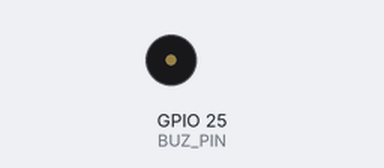
Recording of a sketch running on a simulated ESP32. Parts: buzzer (waves = sounding).

Above: at 0.7 s.
At 9.5 s:
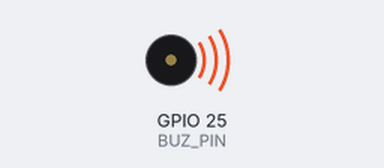
Timing chart, 0 to 9.8 s (numbered marks = the images above):
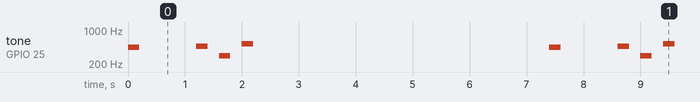

The sketch:

espsound.ino
```cpp
/**
 * Just to sound test for ESP32
 * Xtase fgalliat @Jul 2021
 */

#define BUZ_PIN 25
#define BUZ_channel 0
#define BUZ_resolution 8

class Speaker {
  private:
    bool _mute = false;
  public:
    Speaker();
    ~Speaker();
    void begin();
    void end();

    void noTone();
    void tone(int freq);
    void tone(int freq, long duration);
    void playNote(int noteOrFreq, int duration);
    void playTuneString(const char* strTune);
};

#include "hw_speaker_notes.h"

char charUpCase(char c) {
  if ( c >= 'a' && c <= 'z' ) { c = c - 'a' + 'A'; }
  return c;
}


Speaker::Speaker() {}
Speaker::~Speaker() {}

void Speaker::begin() {
    pinMode( BUZ_PIN, OUTPUT );
    digitalWrite( BUZ_PIN, LOW );
    int freq = 2000;
    ledcSetup(BUZ_channel, freq, BUZ_resolution);
    ledcAttachPin(BUZ_PIN, BUZ_channel);
}

void Speaker::tone(int freq) {
    int vol = 125;
    vol = 200;
    ledcWrite(BUZ_channel, vol); // volume
    ledcWriteTone(BUZ_channel, freq); // freq
}

void Speaker::noTone() {
    ledcWrite(BUZ_channel, 0); // volume
}

void Speaker::tone(int freq, long time) {
  tone(freq);
  delay(time);
  noTone();
}

void Speaker::playNote(int noteOrFreq, int duration) {
        if (this->_mute) { return; }

        if ( noteOrFreq >= 1 && noteOrFreq <= 48 ) {
            // 0..48 octave2 to 5
            noteOrFreq = notes[ noteOrFreq-1 ];
        } else if ( noteOrFreq >= 49 && noteOrFreq <= 4096 ) {
            // 49..4096 -> 19200/note in Hz
            noteOrFreq *= 20;
        } else {
            noteOrFreq = 0;
        }

        this->noTone();
        this->tone( noteOrFreq, duration*50 );
        ::delay(duration*50);
        this->noTone(); // MANDATORY for ESP32
    }

    // ex. "AC#B"
    void Speaker::playTuneString(const char* strTune) {
        if (this->_mute) { return; }
        this->noTone();

        int defDuration = 200;
        int slen = strlen( strTune );

        for (int i=0; i < slen; i++) {
            char ch = strTune[i];
            ch = charUpCase(ch);
            bool sharp = false;
            if ( i+1 < slen && strTune[i+1] == '#' ) {
                sharp = true;
                i++;
            }

            int pitch = 0;
            switch (ch) {
                case 'C' :
                    if ( sharp ) { pitch = notes[ NOTE_CS4 ]; }
                    else pitch = notes[ NOTE_C4 ];
                    break;
                case 'D' :
                    if ( sharp ) { pitch = notes[ NOTE_DS4 ]; }
                    else pitch = notes[ NOTE_D4 ];
                    break;
                case 'E' :
                    pitch = notes[ NOTE_E4 ];
                    break;
                case 'F' :
                    if ( sharp ) { pitch = notes[ NOTE_FS4 ]; }
                    else pitch = notes[ NOTE_F4 ];
                    break;
                case 'G' :
                    if ( sharp ) { pitch = notes[ NOTE_GS4 ]; }
                    else pitch = notes[ NOTE_G4 ];
                    break;
                case 'A' :
                    if ( sharp ) { pitch = notes[ NOTE_AS4 ]; }
                    else pitch = notes[ NOTE_A4 ];
                    break;
                case 'B' :
                    pitch = notes[ NOTE_B4 ];
                    break;
            }

            this->tone(pitch, defDuration);
            ::delay(defDuration);
        }
        this->noTone(); // MANDATORY for ESP32
    }


// *****************************************************

Speaker speaker;

void setup() {
  Serial.begin(115200);
  speaker.begin();
}

void loop() {
  speaker.tone(440, 200);
  delay(1000);

  speaker.playTuneString("AC#B");

  delay(5 * 1000);

}
```

hw_speaker_notes.h
```cpp
#ifndef _dev_Speaker_h_
#define _dev_Speaker_h_ 1

#define AUDIO_FORMAT_T5K 1
#define AUDIO_FORMAT_T53 2

// 48 tones from o2 to o5
const short int notes[] { 65,69,73,78,82,87,93,98,104,110,117,123,131,139,147,156,165,175,185,196,208,220,233,247,262,277,294,311,330,349,370,392,415,440,466,494,523,554,587,622,659,698,740,784,831,880,932,988 };

#define NOTE_C2   1
#define NOTE_CS2  2
#define NOTE_D2   3
#define NOTE_DS2  4
#define NOTE_E2   5
#define NOTE_F2   6
#define NOTE_FS2  7
#define NOTE_G2   8
#define NOTE_GS2  9
#define NOTE_A2   10
#define NOTE_AS2  11
#define NOTE_B2   12
#define NOTE_C3   13
#define NOTE_CS3  14
#define NOTE_D3   15
#define NOTE_DS3  16
#define NOTE_E3   17
#define NOTE_F3   18
#define NOTE_FS3  19
#define NOTE_G3   20
#define NOTE_GS3  21
#define NOTE_A3   22
#define NOTE_AS3  23
#define NOTE_B3   24
#define NOTE_C4   25
#define NOTE_CS4  26
#define NOTE_D4   27
#define NOTE_DS4  28
#define NOTE_E4   29
#define NOTE_F4   30
#define NOTE_FS4  31
#define NOTE_G4   32
#define NOTE_GS4  33
#define NOTE_A4   34
#define NOTE_AS4  35
#define NOTE_B4   36
#define NOTE_C5   37
#define NOTE_CS5  38
#define NOTE_D5   39
#define NOTE_DS5  40
#define NOTE_E5   41
#define NOTE_F5   42
#define NOTE_FS5  43
#define NOTE_G5   44
#define NOTE_GS5  45
#define NOTE_A5   46
#define NOTE_AS5  47
#define NOTE_B5   48

#endif
```

Measured:
- by itself, tone on GPIO 25 (BUZ_PIN): repeats every 7.4 s: silent 1.0 s, 466 Hz 0.20 s, silent 0.20 s, 294 Hz 0.20 s, silent 0.20 s, 523 Hz 0.20 s, silent 5.2 s, 440 Hz 0.20 s
